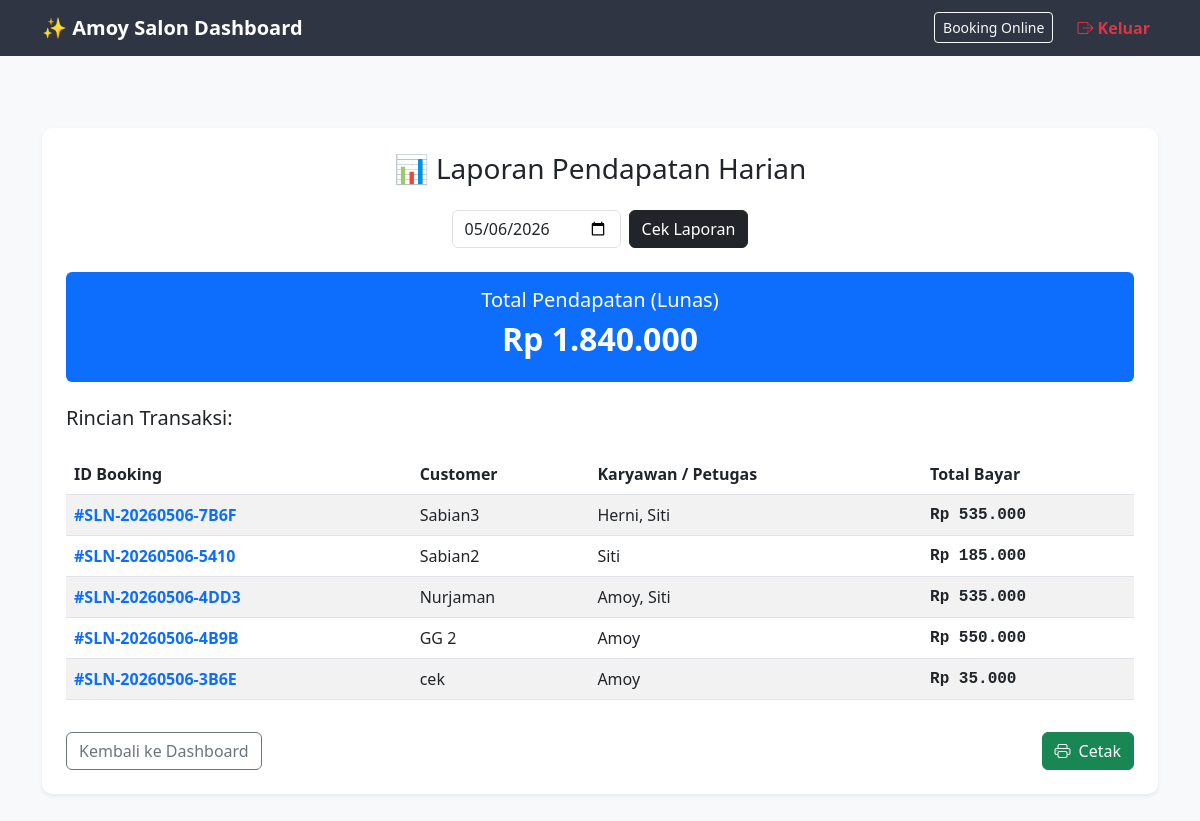
Screenshot of /pages/laporan.php?tgl=2026-05-06 (signed in) with the database file from the repository.
### tables this page shows
CREATE TABLE `bookings` (
  `id_booking` varchar(20) NOT NULL,
  `nama_customer` varchar(100) NOT NULL,
  `whatsapp_customer` varchar(20) NOT NULL,
  `tgl_booking` date NOT NULL,
  `jam_booking` time NOT NULL,
  `total_biaya` decimal(10,2) DEFAULT 0.00,
  `bayar_cash` decimal(15,2) DEFAULT 0.00,
  `bayar_transfer` decimal(15,2) DEFAULT 0.00,
  `jumlah_terbayar` decimal(15,2) DEFAULT 0.00,
  `status_pembayaran` enum('pending','dp','lunas','batal') DEFAULT 'pending',
  `status_kerja` enum('menunggu','diproses','selesai') DEFAULT 'menunggu',
  `id_employee` int(11) DEFAULT NULL,
  `created_at` timestamp NOT NULL DEFAULT current_timestamp()
);

### pages/laporan.php (the view, shortened to what this page needs)
<?php
include '../class/koneksi.php';
$today = date('Y-m-d');
$tgl_pilih = $_GET['tgl'] ?? $today;
$q_total = mysqli_query($conn, "SELECT SUM(total_biaya) as grand_total FROM bookings WHERE tgl_booking = '$tgl_pilih' AND status_pembayaran = 'lunas'");
$res_total = mysqli_fetch_array($q_total);
?>
<!DOCTYPE html>
<html lang="id">
<head>
    <link href="https://cdn.jsdelivr.net/npm/bootstrap@5.3.0/dist/css/bootstrap.min.css" rel="stylesheet">
    <link rel="stylesheet" href="https://cdn.jsdelivr.net/npm/bootstrap-icons@1.11.1/font/bootstrap-icons.css">
</head>
<body class="bg-light">
<nav class="navbar navbar-expand-lg navbar-dark mb-4">
    <div class="container">
        <a class="navbar-brand fw-bold" href="admin.php">✨ Amoy Salon Dashboard</a>
        <div class="collapse navbar-collapse" id="navbarNav">
            <ul class="navbar-nav ms-auto">
                <li class="nav-item ms-lg-3"><a class="btn btn-sm btn-outline-light mt-1" href="../index.php" target="_blank">Booking Online</a></li>
                <li class="nav-item ms-lg-3">
                    <a class="nav-link text-danger fw-bold" href="../class/logout.php" onclick="return confirm('Yakin ingin keluar?')">
                        <i class="bi bi-box-arrow-right"></i> Keluar
                    </a>
                </li>
            </ul>
        </div>
    </div>
</nav>
<div class="container py-5">
    <div class="card p-4 border-0 shadow-sm">
        <h3 class="mb-4 text-center">📊 Laporan Pendapatan Harian</h3>
        <form action="" method="GET" class="row g-2 mb-4 justify-content-center">
            <div class="col-auto">
                <input type="date" name="tgl" class="form-control" value="<?= $tgl_pilih; ?>">
            </div>
            <div class="col-auto">
                <button type="submit" class="btn btn-dark">Cek Laporan</button>
            </div>
        </form>
        <div class="row text-center mb-4">
            <div class="col-md-12">
                <div class="p-3 bg-primary text-white rounded">
                    <h5>Total Pendapatan (Lunas)</h5>
                    <h2 class="fw-bold">Rp <?= number_format($res_total['grand_total'] ?? 0, 0, ',', '.'); ?></h2>
                </div>
            </div>
        </div>
        <h5>Rincian Transaksi:</h5>
        <div class="table-responsive">
            <table class="table table-striped mt-3 align-middle">
                <thead>
                    <tr>
                        <th>ID Booking</th>
                        <th>Customer</th>
                        <th>Karyawan / Petugas</th>
                        <th>Total Bayar</th>
                    </tr>
                </thead>
                <tbody>
                    <?php
                    $sql = "SELECT
                                b.id_booking,
                                b.nama_customer,
                                b.total_biaya,
                                GROUP_CONCAT(DISTINCT e.nama_karyawan SEPARATOR ', ') as daftar_karyawan
                            FROM bookings b
                            LEFT JOIN booking_details d ON b.id_booking = d.id_booking
                            LEFT JOIN employees e ON d.id_employee = e.id_employee
                            WHERE b.tgl_booking = '$tgl_pilih' AND b.status_pembayaran = 'lunas'
                            GROUP BY b.id_booking
                            ORDER BY b.id_booking DESC";
                    $q_list = mysqli_query($conn, $sql);
                    if (mysqli_num_rows($q_list) > 0) {
                        while($l = mysqli_fetch_array($q_list)){
                            $petugas = !empty($l['daftar_karyawan']) ? $l['daftar_karyawan'] : '<span class="text-muted small italic">Belum ditentukan</span>';
                            echo "<tr>
                                    <td class='fw-bold text-primary'>#{$l['id_booking']}</td>
                                    <td>{$l['nama_customer']}</td>
                                    <td>{$petugas}</td>
                                    <td class='text-nominal'>Rp ".number_format($l['total_biaya'], 0, ',', '.')."</td>
                                  </tr>";
                        }
                    } else {
                        echo "<tr><td colspan='4' class='text-center py-4 text-muted'>Tidak ada data transaksi lunas pada tanggal ini.</td></tr>";
                    }
                    ?>
                </tbody>
            </table>
        </div>
        <div class="mt-3">
            <a href="admin.php" class="btn btn-outline-secondary">Kembali ke Dashboard</a>
            <button onclick="window.print()" class="btn btn-success float-end"><i class="bi bi-printer me-2"></i>Cetak</button>
        </div>
    </div>
</div>
</body>
</html>

### pages/laporan.php (style rules this page uses)
body { background-color: #f1f2f6; }
.navbar { background-color: #2f3542; }
.card { border: none; border-radius: 10px; box-shadow: 0 4px 6px rgba(0,0,0,0.05); }
.table thead { background-color: #57606f; color: white; }
.text-nominal { font-family: 'Courier New', Courier, monospace; font-weight: bold; }

### rows the page displays
bookings: id_booking "SLN-20260506-7B6F", nama_customer "Sabian3", daftar_karyawan "Herni, Siti", total_biaya "535.000"
bookings: id_booking "SLN-20260506-5410", nama_customer "Sabian2", daftar_karyawan "Siti", total_biaya "185.000"
bookings: id_booking "SLN-20260506-4DD3", nama_customer "Nurjaman", daftar_karyawan "Amoy, Siti", total_biaya "535.000"
bookings: id_booking "SLN-20260506-4B9B", nama_customer "GG 2", daftar_karyawan "Amoy", total_biaya "550.000"
bookings: id_booking "SLN-20260506-3B6E", nama_customer "cek", daftar_karyawan "Amoy", total_biaya "35.000"

### other values shown
$res_total['grand_total'] "1.840.000"
